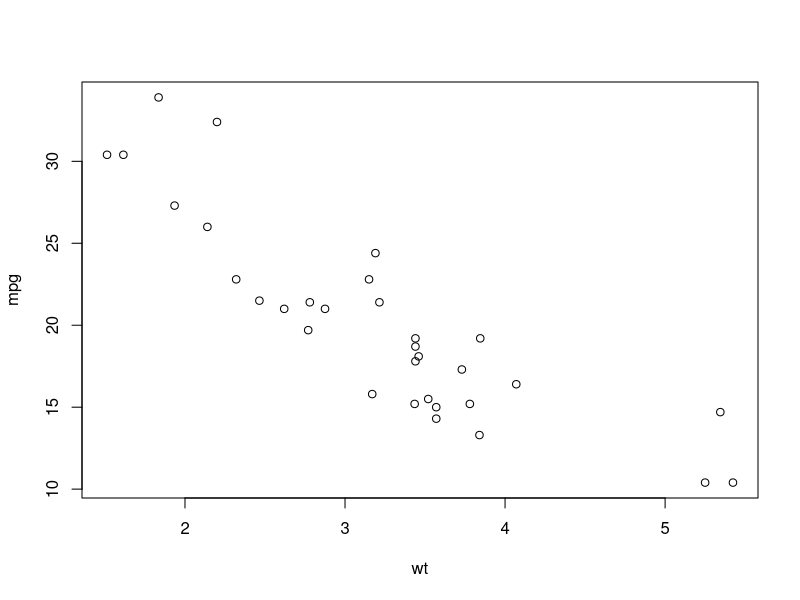
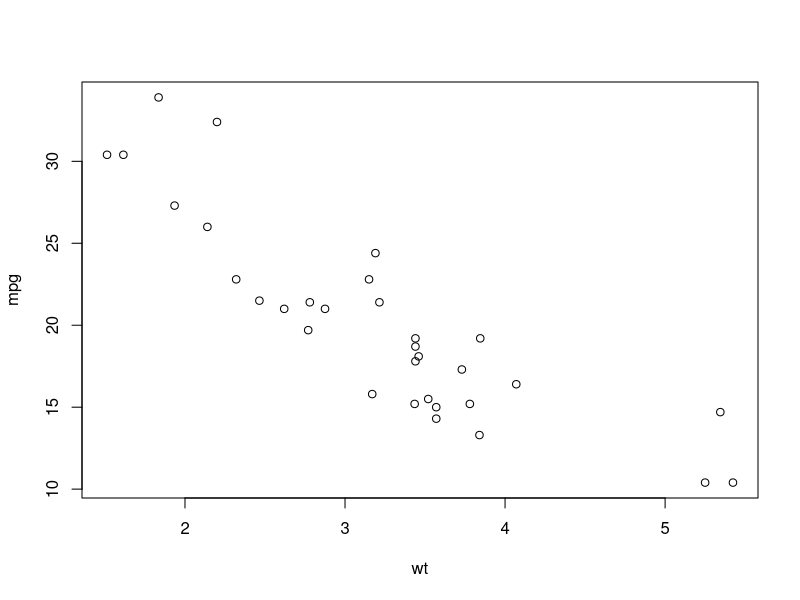

These charts were generated, in order, by the following R code: (Note: this script raises an error after producing the figures.)
# The old way (shown)
plot(mpg ~ wt, data = mtcars) # formula notation
with(mtcars, plot(wt, mpg)) # x, y notation

# Using ggplot:
ggplot(mtcars, aes(x = wt, y = mpg)) +
  geom_point()

# Using qplot:
qplot(wt, mpg, data = mtcars)

# basic qplot scatter plot:
qplot(wt, mpg, data = mtcars)

# Categorical variable mapped onto size:
# cyl
qplot(wt, mpg, data = mtcars, size = factor(cyl))

# gear
qplot(wt, mpg, data = mtcars, size = factor(gear))

# Continuous variable mapped onto col:
# hp
qplot(wt, mpg, data = mtcars, color = hp)

# qsec
qplot(wt, mpg, data = mtcars, color = qsec)

# qplot() with x only
qplot(factor(cyl), data = mtcars)

# qplot() with x and y
qplot(factor(cyl), factor(vs), data = mtcars)

# qplot() with geom set to jitter manually
qplot(factor(cyl), factor(vs),data = mtcars, geom = 'jitter')

# cyl and am are factors, wt is numeric
class(mtcars$cyl)
class(mtcars$am)
class(mtcars$wt)

# "Basic" dot plot, with geom_point():
ggplot(mtcars, aes(cyl, wt, col = am)) +
  geom_point(position = position_jitter(0.2, 0))

# 1 - "True" dot plot, with geom_dotplot():
ggplot(mtcars, aes(cyl, wt, fill = am)) +
  geom_dotplot(binaxis = "y", stackdir = "center")

# 2 - qplot with geom "dotplot", binaxis = "y" and stackdir = "center"
qplot(
  cyl, wt,
  data = mtcars,
  fill = am,
  geom = "dotplot",
  binaxis = "y",
  stackdir = "center"
)


# ChickWeight is available in your workspace
# 1 - Check out the head of ChickWeight
head(ChickWeight)

# 2 - Basic line plot
ggplot(ChickWeight, aes(x = Time, y = weight)) +
  geom_line(aes(group = Chick))

# 3 - Take plot 2, map Diet onto col.
ggplot(ChickWeight, aes(x = Time, y = weight, col = Diet)) +
  geom_line(aes(group = Chick))


# 4 - Take plot 3, add geom_smooth()
ggplot(ChickWeight, aes(x = Time, y = weight, col = Diet)) +
  geom_line(aes(group = Chick), alpha = 0.3) + 
  geom_smooth(lwd = 2, se = FALSE)

# titanic is avaliable in your workspace
# 1 - Check the structure of titanic
str(titanic)

# 2 - Use ggplot() for the first instruction
ggplot(titanic, aes(x = Pclass, fill = Sex)) +
  geom_bar(position = "dodge")

# 3 - Plot 2, add facet_grid() layer
ggplot(titanic, aes(x = Pclass, fill = Sex)) +
  geom_bar(position = "dodge") + 
  facet_grid(. ~ Survived)

# 4 - Define an object for position jitterdodge, to use below
posn.jd <- position_jitterdodge(0.5, 0, 0.6)

# 5 - Plot 3, but use the position object from instruction 4
ggplot(titanic, aes(x = Pclass, y= Age, col = Sex)) +
  geom_point(size = 3, alpha = 0.5, position = posn.jd) + 
  facet_grid(. ~ Survived)
